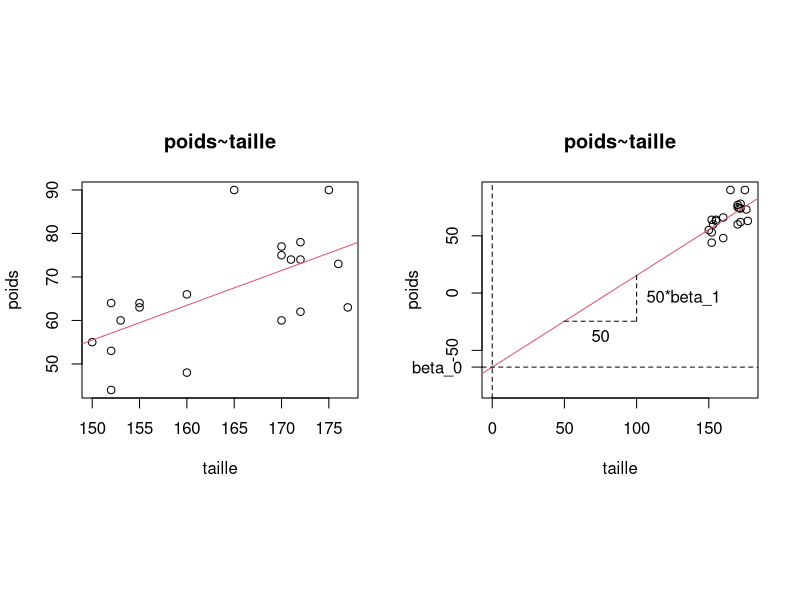
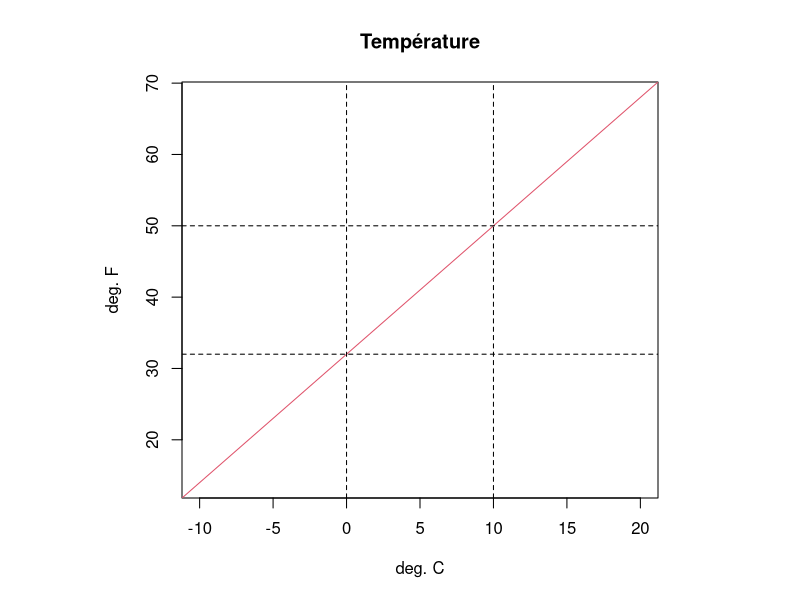
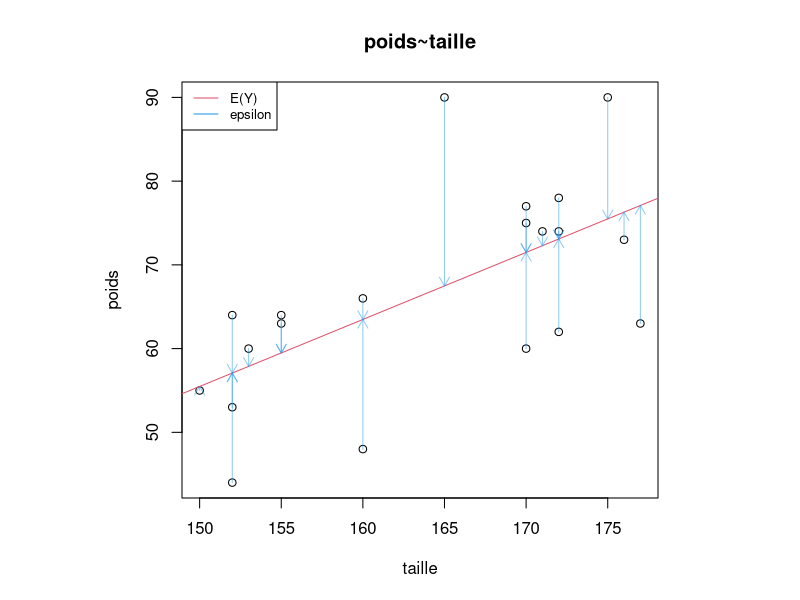
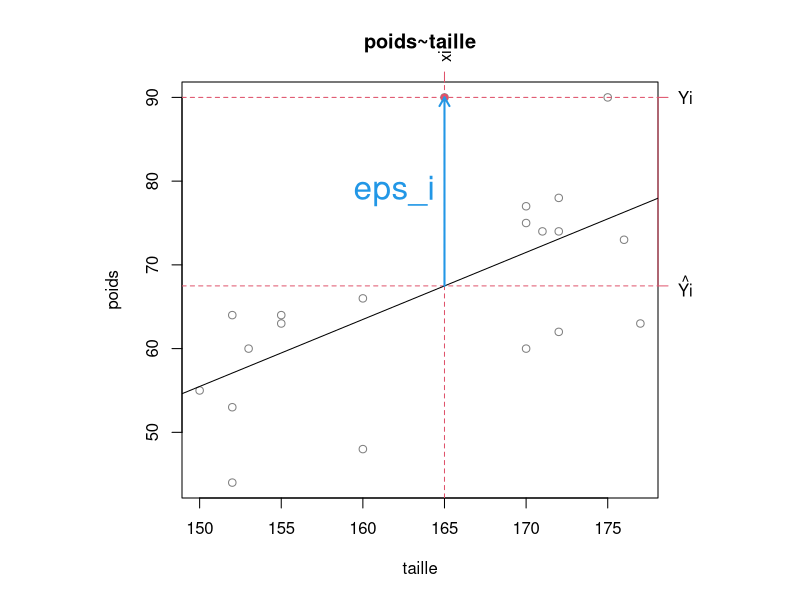
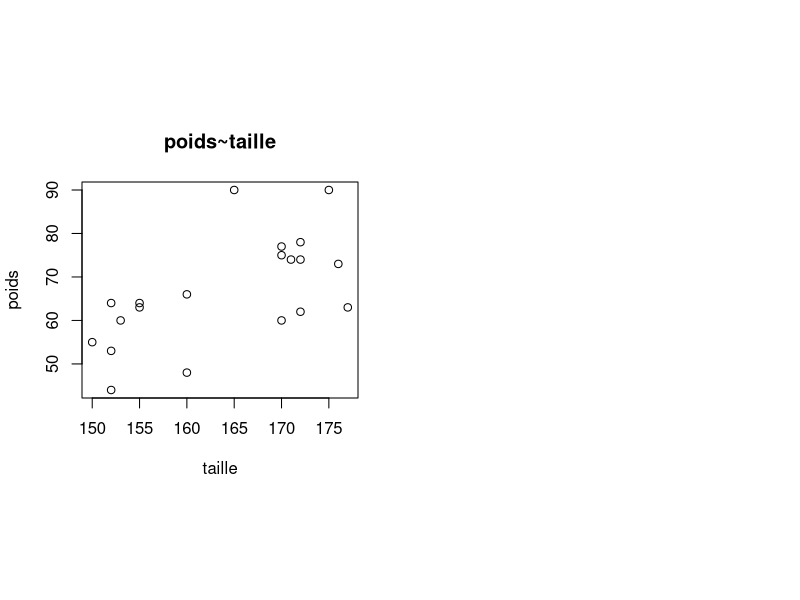
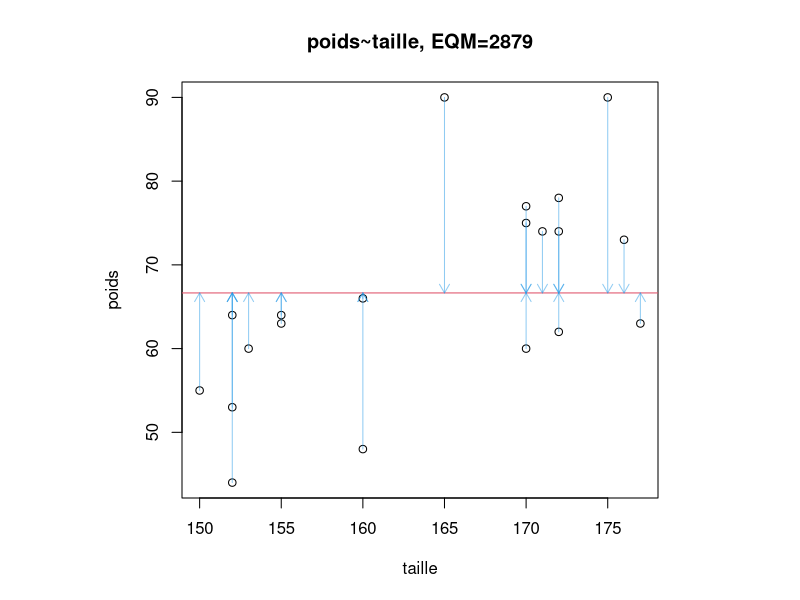
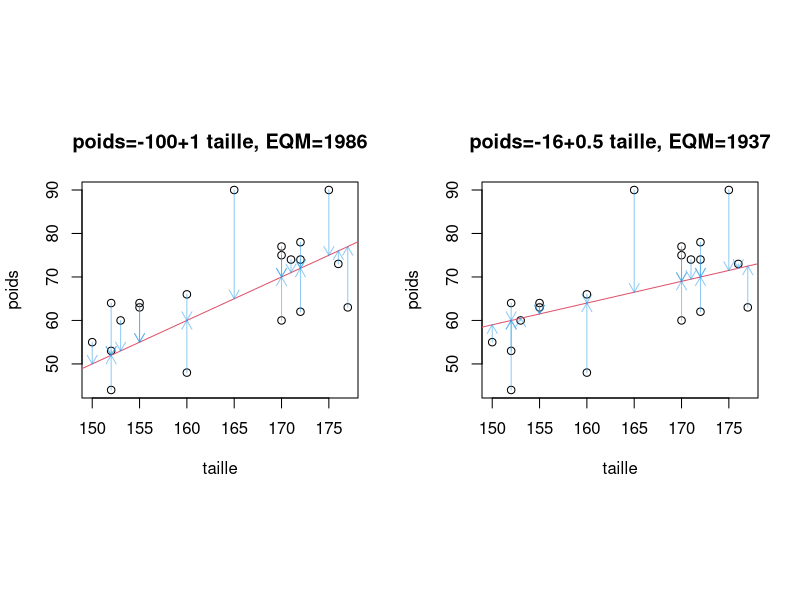
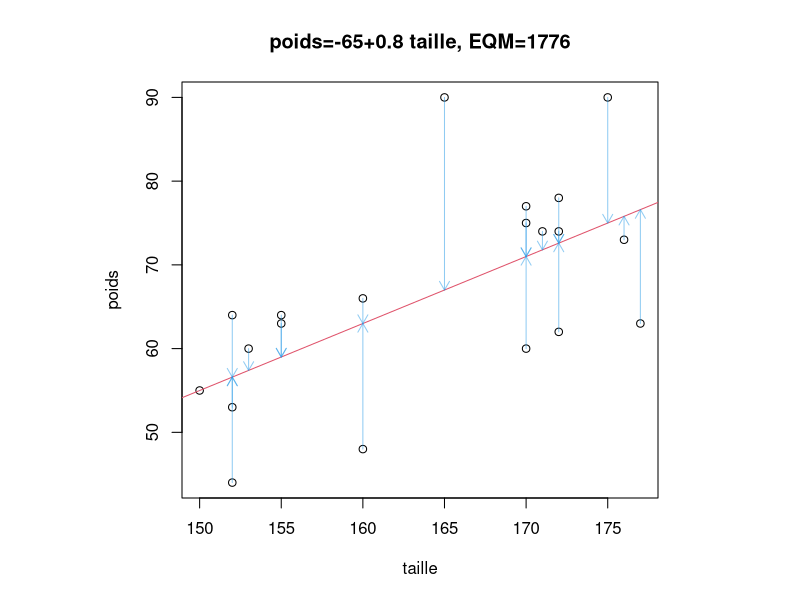

Write R code to recreate these figures, in order.
## ---- chunk 1
d = read.table("data/data_nutri.csv", header=TRUE, sep=",", row.names = 1)
set.seed(1)
d = d[sample(1:nrow(d), 20), ]
data_nutri = d

layout(matrix(1:2, 1), respect=TRUE)

plot(d$taille, d$poids, main="poids~taille", ylab="poids", xlab="taille")
m = lm(poids~taille, d)
m$coefficients
abline(a=m$coefficients[[1]], b=m$coefficients[[2]], col=2) # /!\ y = b.x + a
plot(d$taille, d$poids, main="poids~taille", ylab="poids", xlab="taille", xlim=c(0,max(d$taille)), ylim=c(m$coefficients[[1]]-20, max(d$poids)))
abline(a=m$coefficients[[1]], b=m$coefficients[[2]], col=2) # /!\ y = b.x + a
# points(0,m$coefficients[[1]], pch=16)
abline(h=m$coefficients[[1]], v=0, lty=2)
axis(2, at=m$coefficients[[1]], "beta_0", las=2)

segments(50, predict(m, data.frame(taille=50)), 100, predict(m, data.frame(taille=50)), lty=2)
segments(100, predict(m, data.frame(taille=50)), 100, predict(m, data.frame(taille=100)), lty=2)
text(75, predict(m, data.frame(taille=50)), "50", pos=1)
text(100, predict(m, data.frame(taille=75)), "50*beta_1", pos=4)

## ---- chunk 2
layout(1, respect=TRUE)
beta_0 = 32
beta_1 = 9/5
d_f = -10:20
plot(d_f, beta_0 + beta_1 * d_f, main="Température", xlab="deg. C", ylab="deg. F", col=0)
abline(a=beta_0, b=beta_1, col=2) # /!\ y = b.x + a
abline(v=c(0,10), h=c(32,50), lty=2)

## ---- chunk 3
layout(1, respect=TRUE)

plot(d$taille, d$poids, main="poids~taille", ylab="poids", xlab="taille")
m = lm(poids~taille, d)
m$coefficients
abline(a=m$coefficients[[1]], b=m$coefficients[[2]], col=2) # /!\ y = b.x + a
suppressWarnings(arrows(d$taille, d$poids, d$taille, d$poids-m$residuals, col=adjustcolor(4, alpha.f=0.5), length=0.1))
legend("topleft",c("E(Y)", "epsilon"), col=c(2,4), lty=1, cex=.8)
## ---- chunk 4
layout(1, respect=TRUE)
plot(d$taille, d$poids, main="poids~taille", ylab="poids", xlab="taille", col=adjustcolor(1, alpha.f=0.5))
m = lm(poids~taille, d)
# abline(a=m$coefficients[[1]], b=m$coefficients[[2]], col=2) # /!\ y = b.x + a
pred = predict(m, data.frame(taille=d$taille))
i = which(d$poids - pred == max(d$poids - pred))
points(d$taille[i], d$poids[i], pch=16, col=2)
abline(v=d$taille[i], h=c(d$poids[i], d$poids[i]-m$residuals[i]), lty=2, col=2)
axis(3, at=d$taille[i], "xi", las=2, col=2)
axis(4, at=c(d$poids[i], d$poids[i]-m$residuals[i]), c("Yi", expression(hat("Yi"))), las=2, col=2)
abline(a=m$coefficients[[1]], b=m$coefficients[[2]], col=1) # /!\ y = b.x + a
suppressWarnings(arrows(d$taille[i], d$poids[i]-m$residuals[i], d$taille[i], d$poids[i], col=4, length=0.1, lwd=2))
text(d$taille[i], d$poids[i]-m$residuals[i]/2, "eps_i", col=4, las=2, pos=2, cex=2)
## ---- chunk 5
# d = read.table("data/data_nutri.csv", header=TRUE, sep=",", row.names = 1)
head(d)
dim(d)
layout(matrix(1:2, 1), respect=TRUE)
plot(d$taille, d$poids, main="poids~taille", ylab="poids", xlab="taille")
## ---- chunk 6
layout(1, respect=TRUE)
beta_0 = mean(d$poids)
beta_1 = 0
res =  d$poids - (beta_0 + beta_1*d$taille)
eqm = sum(res^2)
plot(d$taille, d$poids, main=paste0("poids~taille, EQM=", round(eqm)), ylab="poids", xlab="taille")
abline(a=beta_0, b=beta_1, col=2) # /!\ y = b.x + a
arrows(d$taille, d$poids, d$taille, d$poids-res, length=0.1, col=adjustcolor(4, alpha.f=0.5))
## ---- chunk 7
layout(matrix(1:2, 1), respect=TRUE)
beta_0 = -100
beta_1 = 1
res =  d$poids - (beta_0 + beta_1*d$taille)
eqm = sum(res^2)
plot(d$taille, d$poids, main=paste0("poids=", signif(beta_0, 3), "+", signif(beta_1, 3), " taille, EQM=", round(eqm)), ylab="poids", xlab="taille")
abline(a=beta_0, b=beta_1, col=2) # /!\ y = b.x + a
arrows(d$taille, d$poids, d$taille, d$poids-res, length=0.1, col=adjustcolor(4, alpha.f=0.5))

beta_0 = -16
beta_1 = 0.5
res =  d$poids - (beta_0 + beta_1*d$taille)
eqm = sum(res^2)
plot(d$taille, d$poids, main=paste0("poids=", signif(beta_0, 3), "+", signif(beta_1, 3), " taille, EQM=", round(eqm)), ylab="poids", xlab="taille")
abline(a=beta_0, b=beta_1, col=2) # /!\ y = b.x + a
arrows(d$taille, d$poids, d$taille, d$poids-res, length=0.1, col=adjustcolor(4, alpha.f=0.5))
## ---- chunk 8
layout(1, respect=TRUE)
results = list()
for(beta_0 in 0:-260) {
  for(beta_1 in seq(0,2, length.out=21)) {
    res =  d$poids - (beta_0 + beta_1*d$taille)
    eqm = sum(res^2)
    results[[length(results)+1]] = c(beta_0=beta_0, beta_1=beta_1, eqm=eqm)
  }
}
results = as.data.frame(do.call(rbind, results))
# plot(results$beta_0, results$beta_1, pch=16, col=colorRampPalette(c("cyan", "black", "red"))(100)[as.numeric(cut(results$eqm, breaks=quantile(results$eqm, probs=(0:100)/100), include.lowest=TRUE))])
r = results[results$eqm==min(results$eqm),]
beta_0 = r[["beta_0"]]
beta_1 = r[["beta_1"]]
res =  d$poids - (beta_0 + beta_1*d$taille)
eqm = sum(res^2)
plot(d$taille, d$poids, main=paste0("poids=", signif(beta_0, 3), "+", signif(beta_1, 3), " taille, EQM=", round(eqm)), ylab="poids", xlab="taille")
abline(a=beta_0, b=beta_1, col=2) # /!\ y = b.x + a
suppressWarnings(arrows(d$taille, d$poids, d$taille, d$poids-res, length=0.1, col=adjustcolor(4, alpha.f=0.5)))
## ---- chunk 9
layout(1, respect=TRUE)
plot(d$taille, d$poids, main="poids~taille")
## Model
# Y~X
# E(Y) = b.X
# E(Y) = b_0 + b_1.X
# Y_i = b_0 + b_1.X_i + e_i
m = lm(d$poids~d$taille)
m$coefficients
abline(a=m$coef[[1]], b=m$coef[[2]], col=2) # /!\ y = b.x + a
# residuals
# head(m$residuals)
arrows(d$taille, d$poids, d$taille, d$poids-m$residuals, col=adjustcolor(4, alpha.f=0.5), length=0.1)
legend("topleft",c("regression line", "residuals"), col=c(2,4), lty=1, cex=.8)
## ---- chunk 10
layout(matrix(1:2, 1), respect=TRUE)
m = lm(d$poids~d$taille)
plot(d$taille, d$poids, main=paste0("poids~taille R^2=", signif(summary(m)$r.squared, 2)*100, "%"))
abline(a=m$coefficients[[1]], b=m$coefficients[[2]], col=2) # /!\ y = b.x + a
suppressWarnings(arrows(d$taille, d$poids, d$taille, d$poids-m$residuals, col=adjustcolor(4, alpha.f=0.5), length=0.1))
legend("topleft",c("regression line", "residuals"), col=c(2,4), lty=1, cex=.8)

m = lm(d$poids~d$age)
plot(d$age, d$poids, main=paste0("poids~age R^2=", signif(summary(m)$r.squared, 2)*100, "%"))
abline(a=m$coefficients[[1]], b=m$coefficients[[2]], col=2) # /!\ y = b.x + a
suppressWarnings(arrows(d$age, d$poids, d$age, d$poids-m$residuals, col=adjustcolor(4, alpha.f=0.5), length=0.1))
legend("topleft",c("regression line", "residuals"), col=c(2,4), lty=1, cex=.8)
## ---- chunk 11
data(CO2)
head(CO2)
layout(matrix(1:2, 1), respect=TRUE)
plot(
  CO2[CO2$Type=="Quebec", ]$conc, 
  CO2[CO2$Type=="Quebec", ]$uptake, 
  xlab="food", ylab="growth", main="growth~food"
)
plot(
  log10(CO2[CO2$Type=="Quebec", ]$conc), 
  CO2[CO2$Type=="Quebec", ]$uptake, 
  xlab="log(food)", ylab="growth", main="growth~log(food)"
)
## ---- chunk 12
data(anscombe)
print(anscombe)

layout(matrix(1:4,2), respect=TRUE)
plot(anscombe$x1, anscombe$y1)
plot(anscombe$x2, anscombe$y2)
plot(anscombe$x3, anscombe$y3)
plot(anscombe$x4, anscombe$y4)
## ---- chunk 13
m = lm(poids~taille, d)
summary(m)
## ---- chunk 14
layout(matrix(1:2, 1), respect=TRUE)
plot( d$taille, d$poids, main="poids ~ taille")
suppressWarnings(arrows(d$taille, d$poids, d$taille, d$poids-m$residuals, col=adjustcolor(4, alpha.f=0.5), length=0.1))
legend("topleft",c("regression line", "residuals"), col=c(2,4), lty=1, cex=.8)

abline(m, col=2)
x=seq(-7,7, length.out=200)
plot(x, dt(x, m$df.residual), type="l", xlab="t", ylab="", main=paste0("Distibution de Student, ", m$df.residual," ddl."))
abline(v=c(-1,1) * summary(m)$coefficients[2,3], lty=2, col=4)
abline(v=c(-1,1) * qt(0.025, m$df.residual), lty=2, col=2)
x = seq(-7,qt(0.025, m$df.residual), length.out=100)
polygon(c(-7, x, qt(0.025, m$df.residual)), c(0, dt(x, m$df.residual), 0), col=adjustcolor(2, alpha.f=.5), border=2, lwd=3)
x = seq(7,qt(0.975, m$df.residual), length.out=100)
polygon(c(7, x, qt(0.975, m$df.residual)), c(0, dt(x, m$df.residual), 0), col=adjustcolor(2, alpha.f=.5), border=2, lwd=3)
x = seq(-7,-summary(m)$coefficients[2,3], length.out=100)
polygon(c(-7, x, -summary(m)$coefficients[2,3]), c(0, dt(x, m$df.residual), 0), col=adjustcolor(4, alpha.f=.5), border=4, lwd=3)
x = seq(7,summary(m)$coefficients[2,3], length.out=100)
polygon(c(7, x, summary(m)$coefficients[2,3]), c(0, dt(x, m$df.residual), 0), col=adjustcolor(4, alpha.f=.5), border=4, lwd=3)
legend("topleft",c("t_beta1", "c_alpha", "p-value", "5%"), col=c(4,2, 4, 2), lty=c(2,2,1,1), lwd=c(1,1,3,3), cex=.8)

## ---- chunk 15
m = lm(poids~taille, d)
# Student test
summary(m)
n = length(m$residuals)
xi = m$model$taille
s_beta1 = sqrt( sum(m$residuals^2)/(n-2) / sum((xi-mean(xi))^2))
s_beta1
stat_t =  m$coefficient[2]/s_beta1
stat_t
pval = pt(-stat_t, n-2) + 1-pt(stat_t, n-2)
pval
## ---- chunk 16
set.seed(1)
d = MASS::cats[sample(1:nrow(MASS::cats),10),]
m = lm(Hwt~Bwt, d)
summary(m)
## ---- chunk 17
layout(matrix(1:2, 1), respect=TRUE)
plot( d$Bwt, d$Hwt, xlab="Body weight", ylab="Heart weight", main="Heart weight ~ Body weight")
suppressWarnings(arrows(d$Bwt, d$Hwt, d$Bwt, d$Hwt-m$residuals, col=adjustcolor(4, alpha.f=0.5), length=0.1))
legend("topleft",c("regression line", "residuals"), col=c(2,4), lty=1, cex=.8)

abline(m, col=2)
x=seq(-7,7, length.out=200)
plot(x, dt(x, m$df.residual), type="l", xlab="t", ylab="", main=paste0("Distibution de Student, ", m$df.residual," ddl."))
abline(v=c(-1,1) * summary(m)$coefficients[2,3], lty=2, col=4)
abline(v=c(-1,1) * qt(0.025, m$df.residual), lty=2, col=2)
x = seq(-7,qt(0.025, m$df.residual), length.out=100)
polygon(c(-7, x, qt(0.025, m$df.residual)), c(0, dt(x, m$df.residual), 0), col=adjustcolor(2, alpha.f=.5), border=2, lwd=3)
x = seq(7,qt(0.975, m$df.residual), length.out=100)
polygon(c(7, x, qt(0.975, m$df.residual)), c(0, dt(x, m$df.residual), 0), col=adjustcolor(2, alpha.f=.5), border=2, lwd=3)
x = seq(-7,-summary(m)$coefficients[2,3], length.out=100)
polygon(c(-7, x, -summary(m)$coefficients[2,3]), c(0, dt(x, m$df.residual), 0), col=adjustcolor(4, alpha.f=.5), border=4, lwd=3)
x = seq(7,summary(m)$coefficients[2,3], length.out=100)
polygon(c(7, x, summary(m)$coefficients[2,3]), c(0, dt(x, m$df.residual), 0), col=adjustcolor(4, alpha.f=.5), border=4, lwd=3)
legend("topleft",c("t_beta1", "c_alpha", "p-value", "5%"), col=c(4,2, 4, 2), lty=c(2,2,1,1), lwd=c(1,1,3,3), cex=.8)

## ---- chunk 18
set.seed(1)
d = MASS::cats[sample(1:nrow(MASS::cats),10),]
m = lm(Hwt~Bwt, d)
# Student test
summary(m)
n = length(m$residuals)
xi = m$model$Bwt
s_beta1 = sqrt( sum(m$residuals^2)/(n-2) / sum((xi-mean(xi))^2))
s_beta1
stat_t =  m$coefficient[2]/s_beta1
stat_t
pval = pt(-stat_t, n-2) + 1-pt(stat_t, n-2)
pval
## ---- chunk 19
shapiro.test(rnorm(100))
shapiro.test(runif(100))
shapiro.test(m$residuals)

ks.test(rnorm(100), rnorm(100))
ks.test(rnorm(100), runif(100))
ks.test(rnorm(100), m$residuals)

layout(matrix(1:6,2), respect=TRUE)
set.seed(1)
plot(sort(rnorm(10)  ), scale(sort(runif(10)  )))
abline(0, 1, col=2)
plot(sort(rnorm(10)  ), sort(rnorm(10)  ))
abline(0, 1, col=2)
plot(sort(rnorm(100) ), scale(sort(runif(100) )))
abline(0, 1, col=2)
plot(sort(rnorm(100) ), sort(rnorm(100) ))
abline(0, 1, col=2)
plot(sort(rnorm(1000)), scale(sort(runif(1000))))
abline(0, 1, col=2)
plot(sort(rnorm(1000)), sort(rnorm(1000)))
abline(0, 1, col=2)


layout(matrix(1:3,1), respect=TRUE)
qqnorm(scale(rnorm(100)))
abline(0, 1, col=2)
qqnorm(scale(runif(100)))
abline(0, 1, col=2)
qqnorm(scale(m$residuals))
abline(0, 1, col=2)
## ---- chunk 20
layout(1, respect=TRUE)
plot(
  MASS::cats$Bwt, MASS::cats$Hwt, 
  xlab="Body weight", ylab="Heart weight", 
  main="Heart weight ~ Body weight"
)
## ---- chunk 21
confint(m)
## ---- chunk 22
layout(1, respect=TRUE)
plot(
  d$Bwt, d$Hwt, 
  xlab="Body weight", ylab="Heart weight", 
  main="Heart weight ~ Body weight"
)
abline(m, col=2)

x = seq(min(m$model$Bwt), max(m$model$Bwt), length.out=100)
x = seq(2.5, 3, length.out=100)
pred =  predict(m, interval="predict", level=0.95)
head(pred)
points(m$model$Bwt, pred[,2], col=2, pch=3)
points(m$model$Bwt, pred[,3], col=2, pch=3)
pred =  predict(m, interval="predict", level=0.99)
points(m$model$Bwt, pred[,2], col=3, pch=3)
points(m$model$Bwt, pred[,3], col=3, pch=3)
pred =  predict(m, interval="predict", level=0.90)
points(m$model$Bwt, pred[,2], col=4, pch=3)
points(m$model$Bwt, pred[,3], col=4, pch=3)
legend("topleft",c("95% ci", "99% ci", "90% ci"), col=2:4, pch=3)

